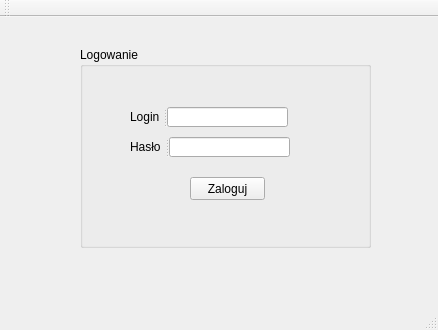
<?xml version="1.0" encoding="UTF-8"?>
<ui version="4.0">
 <class>MainWindow</class>
 <widget class="QMainWindow" name="MainWindow">
  <property name="geometry">
   <rect>
    <x>0</x>
    <y>0</y>
    <width>438</width>
    <height>330</height>
   </rect>
  </property>
  <property name="windowTitle">
   <string>Logowanie</string>
  </property>
  <property name="autoFillBackground">
   <bool>false</bool>
  </property>
  <widget class="QWidget" name="centralWidget">
   <widget class="QLabel" name="label">
    <property name="geometry">
     <rect>
      <x>180</x>
      <y>260</y>
      <width>131</width>
      <height>16</height>
     </rect>
    </property>
    <property name="text">
     <string/>
    </property>
   </widget>
   <widget class="QGroupBox" name="groupBox">
    <property name="geometry">
     <rect>
      <x>80</x>
      <y>30</y>
      <width>291</width>
      <height>201</height>
     </rect>
    </property>
    <property name="title">
     <string>Logowanie</string>
    </property>
    <widget class="QPushButton" name="pushButton">
     <property name="geometry">
      <rect>
       <x>110</x>
       <y>130</y>
       <width>75</width>
       <height>23</height>
      </rect>
     </property>
     <property name="text">
      <string>Zaloguj</string>
     </property>
    </widget>
    <widget class="QLabel" name="label_4">
     <property name="geometry">
      <rect>
       <x>90</x>
       <y>170</y>
       <width>151</width>
       <height>20</height>
      </rect>
     </property>
     <property name="text">
      <string/>
     </property>
    </widget>
    <widget class="QSplitter" name="splitter">
     <property name="geometry">
      <rect>
       <x>50</x>
       <y>60</y>
       <width>158</width>
       <height>20</height>
      </rect>
     </property>
     <property name="orientation">
      <enum>Qt::Horizontal</enum>
     </property>
     <widget class="QLabel" name="label_2">
      <property name="text">
       <string>Login</string>
      </property>
     </widget>
     <widget class="QLineEdit" name="lineEditLogin"/>
    </widget>
    <widget class="QSplitter" name="splitter_2">
     <property name="geometry">
      <rect>
       <x>50</x>
       <y>90</y>
       <width>160</width>
       <height>20</height>
      </rect>
     </property>
     <property name="orientation">
      <enum>Qt::Horizontal</enum>
     </property>
     <widget class="QLabel" name="label_3">
      <property name="text">
       <string>Hasło</string>
      </property>
     </widget>
     <widget class="QLineEdit" name="lineEditHaslo">
      <property name="echoMode">
       <enum>QLineEdit::Password</enum>
      </property>
     </widget>
    </widget>
   </widget>
  </widget>
  <widget class="QMenuBar" name="menuBar">
   <property name="geometry">
    <rect>
     <x>0</x>
     <y>0</y>
     <width>438</width>
     <height>21</height>
    </rect>
   </property>
  </widget>
  <widget class="QToolBar" name="mainToolBar">
   <attribute name="toolBarArea">
    <enum>TopToolBarArea</enum>
   </attribute>
   <attribute name="toolBarBreak">
    <bool>false</bool>
   </attribute>
  </widget>
  <widget class="QStatusBar" name="statusBar"/>
 </widget>
 <layoutdefault spacing="6" margin="11"/>
 <resources/>
 <connections/>
 <slots>
  <slot>polacz()</slot>
 </slots>
</ui>
